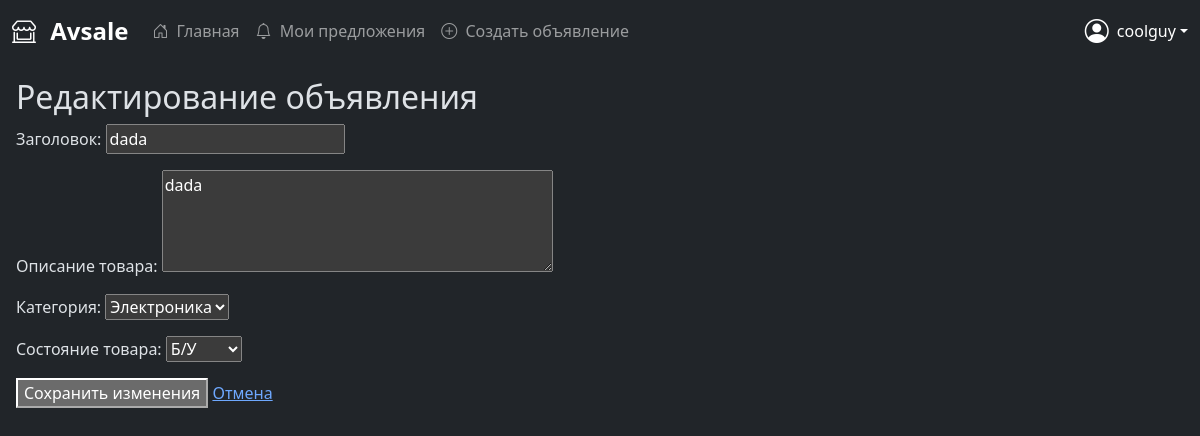
Screenshot of /posts/edit/9 (signed in) with the database file from the repository.
### accounts/models.py (models this page shows, shortened)
class Post(models.Model):
    CATEGORIES = [
        ('electronics', 'Электроника'),
        ('clothing', 'Одежда'),
        ('furniture', 'Мебель'),
        ('other', 'Другое'),
    ]
    CONDITIONS = [
        ('new', 'Новый'),
        ('used', 'Б/У'),
    ]
    title = models.CharField(max_length=180, verbose_name='Заголовок')
    description = models.TextField(verbose_name='Описание товара')
    category = models.CharField(
        max_length=20, choices=CATEGORIES, verbose_name='Категория')
    condition = models.CharField(
        max_length=20, choices=CONDITIONS, verbose_name='Состояние товара')
    created_at = models.DateTimeField(auto_now_add=True)
    author = models.ForeignKey(
        User, on_delete=models.CASCADE, related_name='posts')

### accounts/views.py (the view)
# urls.py: path('posts/edit/<int:post_id>',views.edit_post,name='edit_post'),
@login_required
def edit_post(request, post_id):
    post = get_object_or_404(Post, id=post_id)
    if request.user == post.author:
        if request.method == 'POST':
            form = PostForm(request.POST, instance=post)
            if form.is_valid():
                form.save()
                messages.success(request, "Обьявление успешно изменено")
                return redirect('auth_welcome')
        else:
            form = PostForm(instance=post)
    else:
        messages.error(
            request, "Вы можете редактировать только свои обьявления")
    return render(request, 'accounts/edit_post.html', {'form': form, 'post': post})

### accounts/forms.py
class PostForm(forms.ModelForm):
    class Meta:
        model = Post
        fields = ['title', 'description', 'category', 'condition']
        widgets = {
            'description': forms.Textarea(attrs={'rows': 4}),
        }

### accounts/templates/accounts/edit_post.html (shortened to what this page needs)
{% extends 'accounts/base.html' %}
{% load static %}
{% block content %}
<body>
    <div class="edit-form-container">
        <h2>Редактирование объявления</h2>
        <form method="post">
            {{ form.as_p }}
            <button type="submit" class="btn-save">Сохранить изменения</button>
            <a href="{% url 'auth_welcome' %}" class="btn-cancel">Отмена</a>
        </form>
    </div>
</body>
{% endblock %}

### accounts/templates/accounts/base.html (shortened to what this page needs)
{% load static %}
<!DOCTYPE html>
<html lang="ru" data-bs-theme="dark">
<head>
    <link href="https://cdn.jsdelivr.net/npm/bootstrap@5.3.3/dist/css/bootstrap.min.css" rel="stylesheet">
    <link rel="stylesheet" href="https://cdn.jsdelivr.net/npm/bootstrap-icons@1.11.1/font/bootstrap-icons.css">
    <link rel="stylesheet" href="{% static 'style.css' %}">
</head>
<body>
    {% if user.is_authenticated %}
    <div class="app-container d-flex flex-column min-vh-100">
        <nav class="navbar navbar-expand-lg navbar-dark bg-dark">
            <div class="container-fluid">
                <a class="navbar-brand fs-4 fw-bold" href="#">
                    <i class="bi bi-shop-window me-2"></i>
                    Avsale
                </a>
                <div class="collapse navbar-collapse" id="navbarNav">
                    <ul class="navbar-nav me-auto">
                        <li class="nav-item">
                            <a href="{% url 'auth_welcome' %}" class="nav-link">
                                <i class="bi bi-house-door me-1"></i>
                                Главная
                            </a>
                        </li>
                        <li class="nav-item">
                            <a href="{% url 'user_offers' %}" class="nav-link">
                                <i class="bi bi-bell me-1"></i>
                                Мои предложения
                            </a>
                        </li>
                        <li class="nav-item">
                            <a href="{% url 'create_post' %}" class="nav-link">
                                <i class="bi bi-plus-circle me-1"></i>
                                Создать объявление
                            </a>
                        </li>
                    </ul>
                    <div class="d-flex align-items-center">
                        <div class="dropdown">
                            <a href="#" class="d-flex align-items-center text-white text-decoration-none dropdown-toggle"
                               id="dropdownUser" data-bs-toggle="dropdown">
                                <i class="bi bi-person-circle fs-4 me-2"></i>
                                <span class="d-none d-sm-inline">{{ user.username }}</span>
                            </a>
                        </div>
                    </div>
                </div>
            </div>
        </nav>
        {% endif %}
        <main class="flex-grow-1 p-3">
            {% block content %}
            {% endblock %}
        </main>
    </div>
</body>
</html>

### rows the page displays
Post: title "dada", description "dada", category "Электроника", condition "Б/У"

### other values shown
{{ user.username }} "coolguy"
